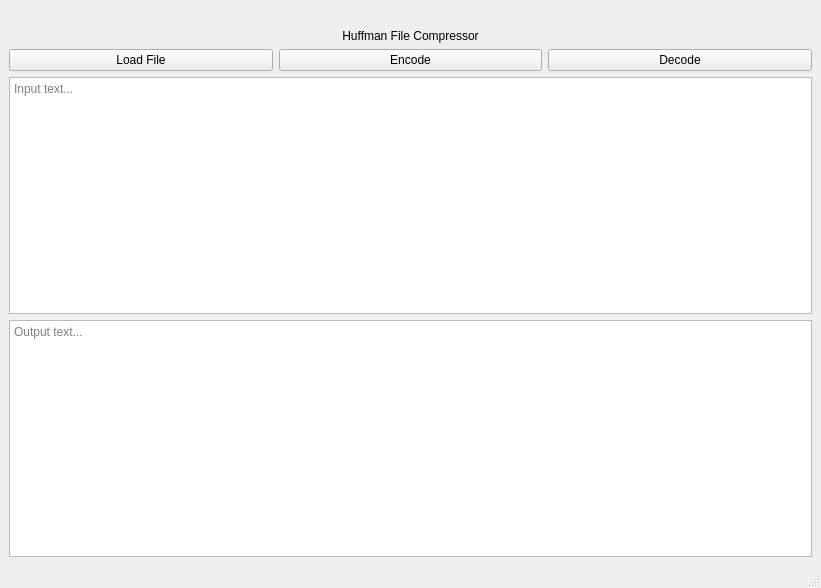
<?xml version="1.0" encoding="UTF-8"?>
<ui version="4.0">
 <class>MainWindow</class>
 <widget class="QMainWindow" name="MainWindow">
  <property name="geometry">
   <rect>
    <x>0</x>
    <y>0</y>
    <width>821</width>
    <height>588</height>
   </rect>
  </property>
  <property name="windowTitle">
   <string>File Compressor</string>
  </property>
  <widget class="QWidget" name="centralwidget">
   <layout class="QVBoxLayout" name="verticalLayout">
    <item>
     <widget class="QLabel" name="fileStatusLabel">
      <property name="text">
       <string/>
      </property>
     </widget>
    </item>
    <item>
     <widget class="QLabel" name="titleLabel">
      <property name="text">
       <string>Huffman File Compressor</string>
      </property>
      <property name="alignment">
       <set>Qt::AlignmentFlag::AlignCenter</set>
      </property>
     </widget>
    </item>
    <item>
     <layout class="QHBoxLayout" name="horizontalLayout">
      <item>
       <widget class="QPushButton" name="loadFileButton">
        <property name="text">
         <string>Load File</string>
        </property>
       </widget>
      </item>
      <item>
       <widget class="QPushButton" name="encodeButton">
        <property name="text">
         <string>Encode</string>
        </property>
       </widget>
      </item>
      <item>
       <widget class="QPushButton" name="decodeButton">
        <property name="text">
         <string>Decode</string>
        </property>
       </widget>
      </item>
     </layout>
    </item>
    <item>
     <widget class="QTextEdit" name="inputTextEdit">
      <property name="placeholderText">
       <string>Input text...</string>
      </property>
     </widget>
    </item>
    <item>
     <widget class="QTextEdit" name="outputTextEdit">
      <property name="placeholderText">
       <string>Output text...</string>
      </property>
     </widget>
    </item>
   </layout>
  </widget>
  <widget class="QMenuBar" name="menubar">
   <property name="geometry">
    <rect>
     <x>0</x>
     <y>0</y>
     <width>821</width>
     <height>24</height>
    </rect>
   </property>
  </widget>
  <widget class="QStatusBar" name="statusbar"/>
 </widget>
 <resources/>
 <connections/>
</ui>
